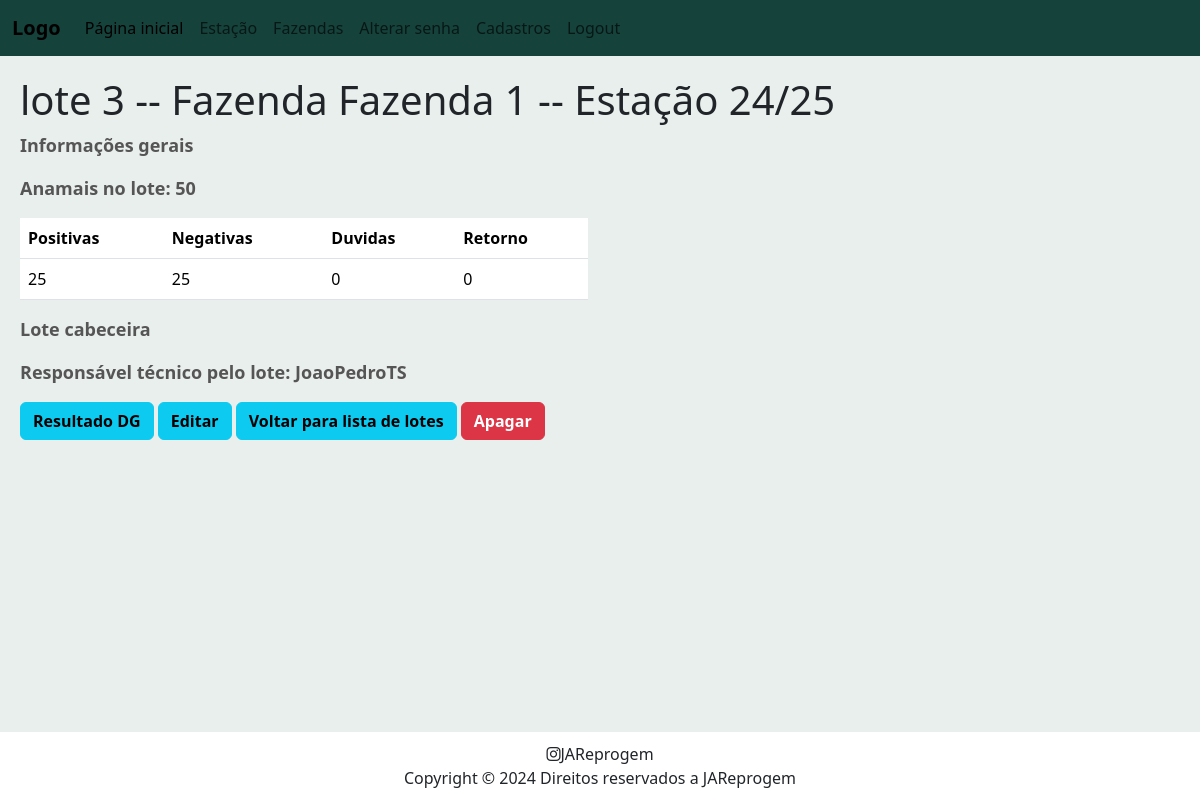
Page /batch/detail/2/ (signed in) on the earlier database version.
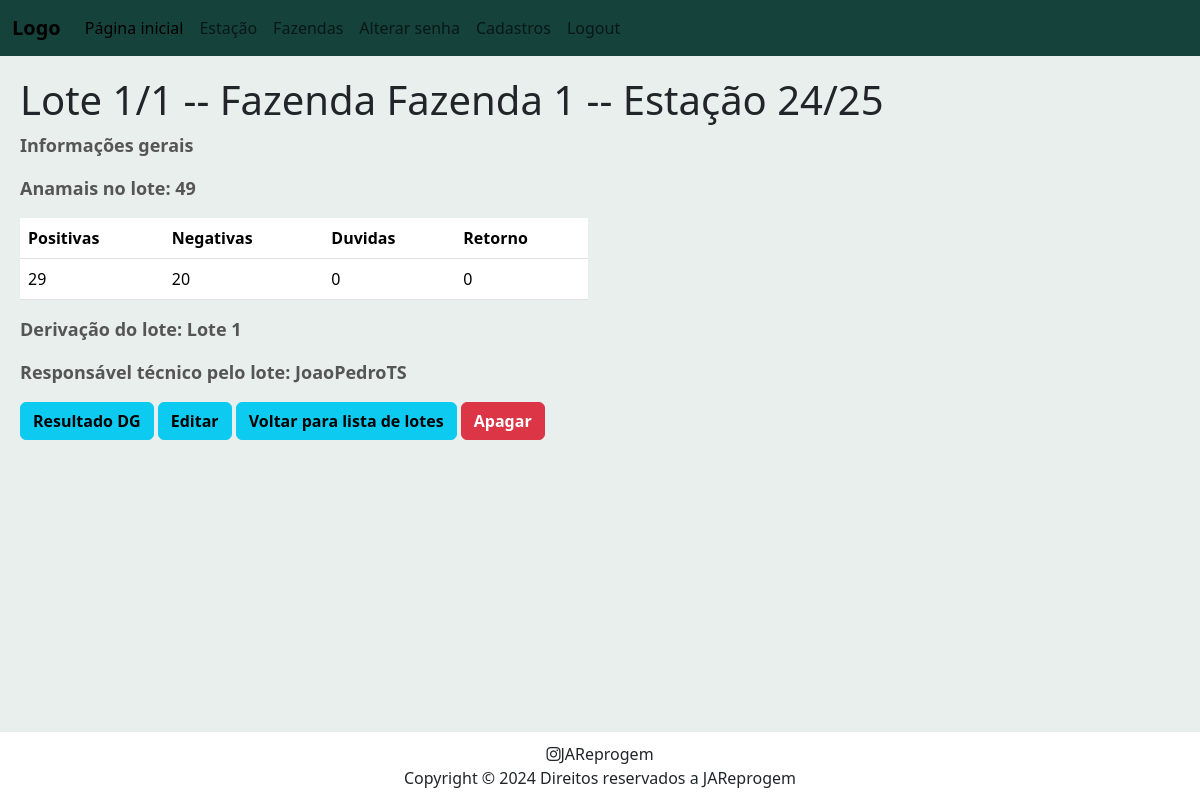
Same page on the later database version.
### batch/models.py (models this page shows, shortened)
class Batch(models.Model):
    def __str__(self):
        return self.batch_name
    class Choices(models.TextChoices):
        SIM = "M", "Macho"
        NAO = "F", "Fêmea"
        MIX = "H", "Heterogêneo"
    farm = models.ForeignKey(Farm, on_delete=models.CASCADE, related_name="batches")
    season = models.ForeignKey(Season, on_delete=models.CASCADE, related_name="batches")
    batch_name = models.CharField(max_length=200)
    prior_batch = models.ForeignKey('self', on_delete=models.CASCADE, null=True, blank=True, related_name='derivative')
    batch_shaping = models.ForeignKey(Shaping, on_delete=models.CASCADE, related_name="batches", default=None)
    batch_maternity = models.CharField(
        max_length=1,
        choices=Choices.choices
    )
    protocol =models.ForeignKey(Protocol, on_delete=models.CASCADE, related_name="batches", default=None)
    vet_name = models.ForeignKey(User, on_delete=models.CASCADE, default=1)
    batch_size = models.IntegerField()
    d0_date = models.DateField(blank=True, null=True, default=None)
    dg_date = models.DateField(blank=True, null=True, default=None)
    negative_quant = models.IntegerField(default=0)
    recurrence_negative_quant = models.IntegerField(default=0)
    positive_quant = models.IntegerField(default=0)
    recurrence_positive_quant = models.IntegerField(default=0)
    recurrence_quant = models.IntegerField(default=0)
    uncertainty_quant = models.IntegerField(default=0)
    batch_acronym = models.CharField(max_length=50, default="", blank=True)

### farm/models.py (models this page shows, shortened)
class Farm(models.Model):
    farm_name = models.CharField(max_length=200)
    farm_brand = models.ImageField(default="defaultlogo.jpg", upload_to="farm_logos")
    farm_acronym = models.CharField(max_length=4, default="")
    farm_owner = models.CharField(max_length=200)
    farm_location = models.CharField(max_length=200)

### season/models.py (models this page shows, shortened)
class Season(models.Model):
    season_name = models.CharField(max_length=200)
    begin_date = models.DateField()
    end_date = models.DateField()
    farms = models.ManyToManyField(Farm, related_name='seasons')

### batch/views.py (the view)
# urls.py: path("detail/<int:batch_id>/", views.batch_detail, name="batch_detail"),
@login_required
def batch_detail(request, batch_id):
    batch = Batch.objects.get(pk=batch_id)
    context = {
        "batch": batch,
    }
    return render(request, "batch/detail.html", context)

### batch/templates/batch/detail.html (shortened to what this page needs)
{% extends 'farm/base.html' %}
    {% block body %}
        <h1>{{ batch.batch_name }} -- Fazenda {{ batch.farm.farm_name }} -- {{ batch.season.season_name }}</h1>
        <p>Informações gerais</p>
        <p> Anamais no lote: {{ batch.batch_size }} </p>
        <div class="row">
            <div class="col-lg-6">
                <table class="table">
                    <thead>
                        <tr>
                            <th scope="col">Positivas</th>
                            <th scope="col">Negativas</th>
                            <th scope="col">Duvidas</th>
                            <th scope="col">Retorno</th>
                        </tr>
                    </thead>
                    <tbody>
                        <tr>
                            <td>{{ batch.positive_quant }}</td>
                            <td>{{ batch.negative_quant }}</td>
                            <td>{{ batch.uncertainty_quant }}</td>
                            <td>{{ batch.recurrence_quant }}</td>
                        </tr>
                    </tbody>
                </table>
            </div>
        </div>
        {% if batch.prior_batch == None %}
            <p>Lote cabeceira</p>
        {% else %}
            <p>Derivação do lote: <a href="{% url 'batch_detail' batch.prior_batch.id %}">{{ batch.prior_batch }}</a>  </p>
        {% endif %}
        <p>Responsável técnico pelo lote: {{batch.vet_name}}</p>
        <div class="button-container">
            <button type="button" class="btn btn-info">
                <a href="{% url 'add_workday' batch.id %}">Resultado DG</a>
            </button>
            <button type="button" class="btn btn-info">
                <a href="{% url 'edit_batch' batch.id %}">Editar</a>
            </button>
            <button type="button" class="btn btn-info">
                <a href="{% url 'batch_index' batch.farm.id batch.season.id  %}">Voltar para lista de lotes</a>
            </button>
            <button type="button" class="btn btn-danger">
                <a href="{% url 'delete_batch' batch.id batch.season.id batch.farm.id %}">Apagar</a>
            </button>
        </div>
    {% endblock %}

### farm/templates/farm/base.html (shortened to what this page needs)
{% load static %}
<!DOCTYPE html>
<html lang="en">
<head>
    <link href="https://cdn.jsdelivr.net/npm/bootstrap@5.3.3/dist/css/bootstrap.min.css" rel="stylesheet">
    <link rel="stylesheet" href="{% static 'css/styles.css' %}">
</head>
<body >
    <nav class="navbar navbar-expand-lg">
        <div class="container-fluid">
          <a class="navbar-brand" href="#">Logo</a>
          <div class="collapse navbar-collapse" id="navbarNavAltMarkup">
            <div class="navbar-nav">
              <a class="nav-link active" aria-current="page" href="/">Página inicial</a>
              {% if user.is_authenticated %}
                <a class="nav-link" href="{% url 'season_index' %}">Estação</a>
                <a class="nav-link" href="{% url 'farm_index' %}">Fazendas</a>
                <a class="nav-link" href="{% url 'password_change' %}">Alterar senha</a>
                <a class="nav-link" href="{% url 'registrations' %}">Cadastros</a>
                <form method="POST" action="{% url 'logout' %}">
                  <button class="nav-link" type="submit">Logout</button>
                </form>
              {% else %}
                <a class="nav-link" href="{% url 'login' %}">Login</a>
              {% endif %}
            </div>
          </div>
        </div>
    </nav>
    <div class="content">
      {% block body %}
      {% endblock %}
    </div>
    <footer class="sticky-footer bg-white">
      <div class="container my-auto">
          <div class="copyright text-center my-auto">
            <i class="fa-brands fa-instagram"></i>JAReprogem<br>
            <span>Copyright &copy; 2024 Direitos reservados a JAReprogem</span>
          </div>
      </div>
  </footer>
</body>
</html>

### static/css/styles.css (style rules this page uses)
p { font-size: large; color: #555; font-weight: bold; }
a { text-decoration: none; color: inherit; font-weight: bold; }

### farm/templates/farm/base.html (style rules this page uses)
html, body { background-color: #e9efec; height: 100%; display: flex; flex-direction: column; }
.content { flex: 1; margin: 20px; }
footer { background-color: #f1f1f1; text-align: center; padding: 10px; }
nav { margin: 0px; background-color: #16423C; }

Differences in the rows shown:
changed Batch "Fazenda 1": batch_name "lote 3" → "Lote 1/1"; batch_size "50" → "49"; positive_quant "25" → "29"; negative_quant "25" → "20"; prior_batch_id empty → 1 (drawn); prior_batch (not shown) → "Lote 1"
Other differences:
text no longer shown: "Lote cabeceira"
text now shown: "Derivação do lote:"
